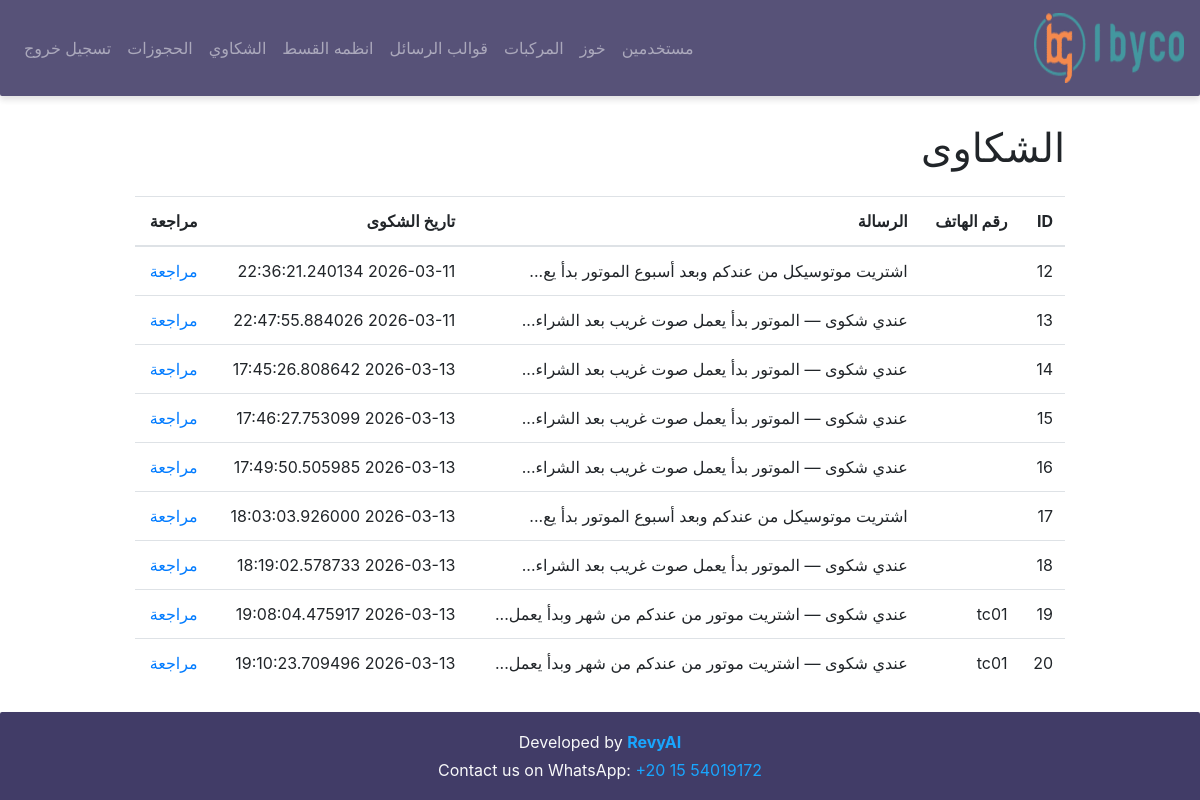
Screenshot of /complaints (signed in) with the database file from the repository.
### models/models.py (models this page shows)
class Complaint(db.Model):
    __tablename__ = "complaints"
    id = db.Column(db.Integer, primary_key=True)
    client_id = db.Column(db.Integer, db.ForeignKey("clients.id"))
    message_text = db.Column(db.Text) # the user message
    is_resolved = db.Column(db.Boolean, default=False) # human will check it
    resolved_at = db.Column(db.DateTime)
    created_at = db.Column(db.DateTime, default=lambda: datetime.now(timezone.utc))

class Client(db.Model):
    __tablename__ = "clients"
    id = db.Column(db.Integer, primary_key=True)
    phone_number = db.Column(db.String(30), unique=True, nullable=False)
    chat_summary = db.Column(db.Text) # this col to keep the history
    last_user_reply = db.Column(db.Text) # the current message
    last_bot_reply = db.Column(db.Text) # this col to enhance the context
    last_bot_reply_type = db.Column(db.String(50)) # this col to classify the message is followup or retarget or normal reply
    last_user_message_at = db.Column(db.DateTime) # this col to detect the users dosent reply
    last_bot_message_at = db.Column(db.DateTime) # this col to avoid spamming
    info = db.Column(db.Text) # this col for info about products the client bought (it will be fill by human )
    has_purchased = db.Column(db.Boolean, default=False) # this col to know the client bought or not (it will be fill by human )
    purchase_date = db.Column(db.DateTime) # this col we use in followup schadualing
    is_active = db.Column(db.Boolean, default=True) # this col help with users dont need to send any message
    created_at = db.Column(db.DateTime, default=lambda: datetime.now(timezone.utc)) # this col will help us on analysis
    followups = db.relationship("FollowUp", backref="client", lazy=True)
    complaints = db.relationship("Complaint", backref="client", lazy=True)
    Bookings = db.relationship("Booking", backref="client", lazy=True)

### app.py (the view)
@app.route("/complaints")
@login_required
def complaints():
    complaints = Complaint.query.filter_by(is_resolved=False).all()
    return render_template("complaints.html", complaints=complaints)

### app.py (called while the page is built)
@login_manager.user_loader
def load_user(user_id):
    return Users.query.get(int(user_id))

### templates/complaints.html (shortened to what this page needs)
{% extends 'base.html' %}
{% block content %}
<h1 class="mt-4">الشكاوى</h1>
<table class="table mt-4">
<thead>
<tr>
<th>ID</th>
<th>رقم الهاتف</th>
<th>الرسالة</th>
<th>تاريخ الشكوى</th>
<th>مراجعة</th>
</tr>
</thead>
<tbody>
{% for complaint in complaints %}
<tr>
<td>{{ complaint.id }}</td>
<td>{{ complaint.client.phone_number }}</td>
<td>{{ complaint.message_text[:50] }}...</td>
<td>{{ complaint.created_at }}</td>
<td>
<a href="{{ url_for('view_complaint', id=complaint.id) }}">
مراجعة
</a>
</td>
</tr>
{% endfor %}
</tbody>
</table>
{% endblock %}

### templates/base.html (style rules this page uses)
html, body { height: 100%; margin: 0; display: flex; flex-direction: column; }

### rows the page displays
Complaint: id "12", message_text "اشتريت موتوسيكل من عندكم وبعد أسبوع الموتور بدأ يع", created_at "2026-03-11 22:36:21.240134"
Complaint: id "13", message_text "عندي شكوى — الموتور بدأ يعمل صوت غريب بعد الشراء", created_at "2026-03-11 22:47:55.884026"
Complaint: id "14", message_text "عندي شكوى — الموتور بدأ يعمل صوت غريب بعد الشراء", created_at "2026-03-13 17:45:26.808642"
Complaint: id "15", message_text "عندي شكوى — الموتور بدأ يعمل صوت غريب بعد الشراء", created_at "2026-03-13 17:46:27.753099"
Complaint: id "16", message_text "عندي شكوى — الموتور بدأ يعمل صوت غريب بعد الشراء", created_at "2026-03-13 17:49:50.505985"
Complaint: id "17", message_text "اشتريت موتوسيكل من عندكم وبعد أسبوع الموتور بدأ يع", created_at "2026-03-13 18:03:03.926000"
Complaint: id "18", message_text "عندي شكوى — الموتور بدأ يعمل صوت غريب بعد الشراء", created_at "2026-03-13 18:19:02.578733"
Complaint: id "19", client.phone_number "tc01", message_text "عندي شكوى — اشتريت موتور من عندكم من شهر وبدأ يعمل", created_at "2026-03-13 19:08:04.475917"
Complaint: id "20", client.phone_number "tc01", message_text "عندي شكوى — اشتريت موتور من عندكم من شهر وبدأ يعمل", created_at "2026-03-13 19:10:23.709496"
